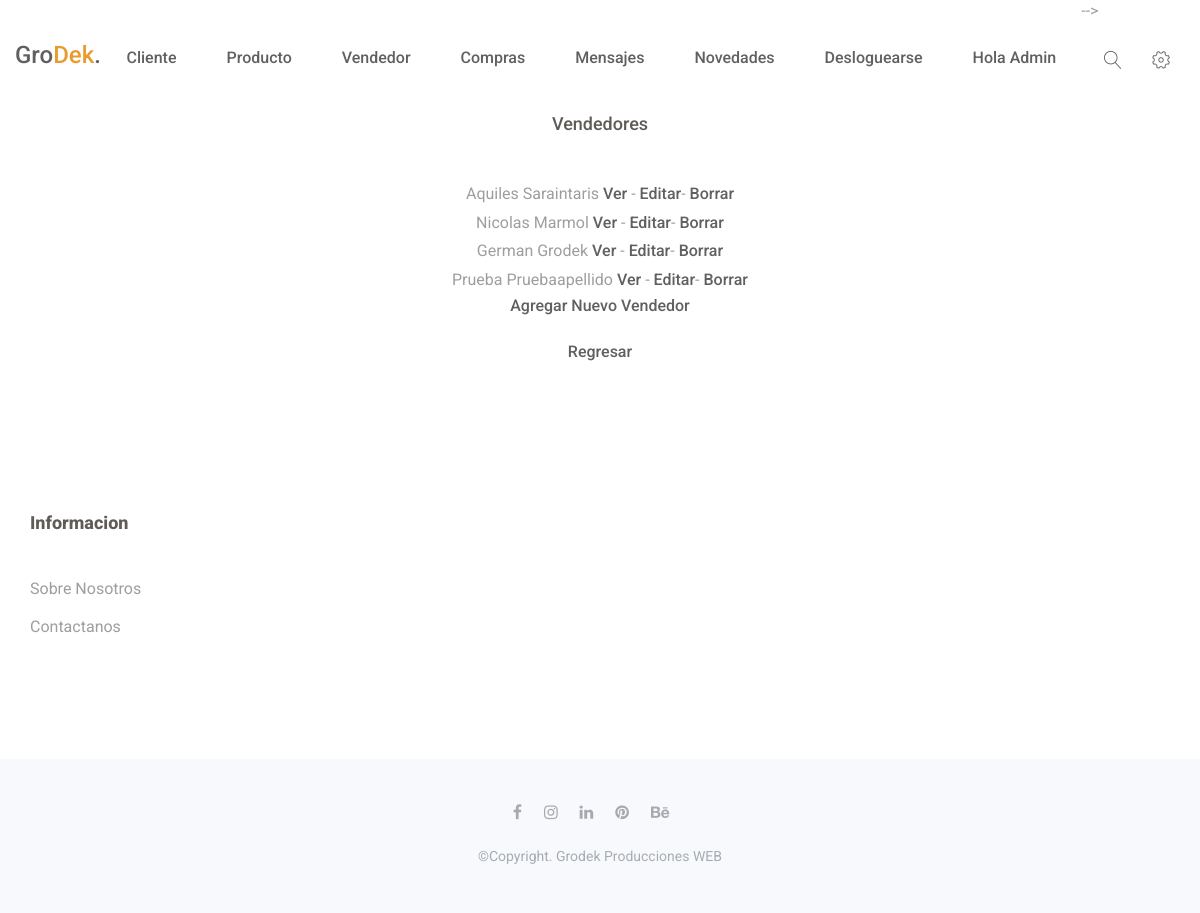
/vendedor/lista (signed in), run on the app's committed database.
### ECommerce/models.py (models this page shows, shortened)
class Vendedor(models.Model):
    idUser = models.ForeignKey(User, on_delete = models.CASCADE)
    nombre = models.CharField(max_length=40)
    apellido = models.CharField(max_length=40)
    email = models.EmailField()
    dni = models.IntegerField()
    cuil = models.IntegerField()
    salario = models.IntegerField()

### ECommerce/views.py (the view)
# urls.py: path('vendedor/lista', VendedorList.as_view(), name="ListaV"),
class VendedorList(PermissionRequiredMixin, ListView):
    permission_required = 'ECommerce.view_vendedor'
    model = Vendedor
    template_name = "ECommerce/vendedor_lista.html"

### ECommerce/Template/ECommerce/vendedor_lista.html (shortened to what this page needs)
{% extends 'ECommerce/inicio.html' %}
{% block main %}
<!DOCTYPE html>
<html lang="en">
<head>
</head>
<body>
   <center>
    <br>
    <br>
    <br>
    <br>
    <br>
    <h1>Vendedores</h1>
    <br>
    <br>
    <ul>
        {% for vendedor in object_list %}
            <li>
                <p>{{ vendedor.nombre }} {{ vendedor.apellido }}
                <a href="{% url 'DetalleV' vendedor.id %}">Ver</a> - <a href="{% url 'EditarV' vendedor.id %}">Editar</a>- <a href="{% url 'BorrarV' vendedor.id %}">Borrar</a></p>
            </li>
        {% endfor %}
        <a href="{% url 'NuevoV' %}">Agregar nuevo vendedor</a>
        <br>
        <br>
        <a href="{% url 'index' %}">Regresar</a>
    </ul>
</center>
</body>
</html>
{% endblock main %}

### ECommerce/Template/ECommerce/inicio.html (shortened to what this page needs)
<!doctype html>
<html class="no-js" lang="en">
    <head>
        {% load static %}
       <link rel="stylesheet" href="{% static 'assets/css/font-awesome.min.css'%}">
       <link rel="stylesheet" href="{% static 'assets/css/linearicons.css'%}">
       <link rel="stylesheet" href="{% static 'assets/css/animate.css'%}">
       <link rel="stylesheet" href="{% static 'assets/css/owl.carousel.min.css'%}">
       <link rel="stylesheet" href="{% static 'assets/css/owl.theme.default.min.css'%}">
       <link rel="stylesheet" href="{% static 'assets/css/bootstrap.min.css'%}">
       <link rel="stylesheet" href="{% static 'assets/css/bootsnav.css'%}" >
       <link rel="stylesheet" href="{% static 'assets/css/style.css'%}">
       <link rel="stylesheet" href="{% static 'assets/css/responsive.css'%}">
    </head>
	<body>
		{% block main %}{% endblock %}
			<div class="top-area">
				<div class="header-area">
				    <nav class="navbar navbar-default bootsnav  navbar-sticky navbar-scrollspy"  data-minus-value-desktop="70" data-minus-value-mobile="55" data-speed="1000">
				        <div class="container">
				            <div class="attr-nav">
				                <ul>
				                	<li class="search">
				                		<a href="#"><span class="lnr lnr-magnifier"></span></a>
				                	</li>
				                	<li class="nav-setting">
				                		<a href="{% url 'editarPerfil' %}"><span class="lnr lnr-cog"></span></a>
				                	</li>
				                </ul>
				            </div>
				            <div class="navbar-header">
				                <a class="navbar-brand" href="{% url 'index' %}">Gro<span>dek</span>.</a>
				            </div>
				            <div class="collapse navbar-collapse menu-ui-design" id="navbar-menu">
				                <ul class="nav navbar-nav navbar-center" data-in="fadeInDown" data-out="fadeOutUp">
				                    <li><a href="{% url 'ListaC' %}">Cliente</a></li>
				                    <li><a href="{% url 'ListaP' %}">Producto</a></li>
				                    <li><a href="{% url 'ListaV' %}">Vendedor</a></li>
				                    <li><a href="{% url 'ListaCom' %}">Compras</a></li>
				                    <li><a href="{% url 'ListaM' %}">Mensajes</a></li>
									<li><a href="{% url 'ListaN' %}">Novedades</a></li>
    								-->
    								{% if request.user.is_authenticated %}
								    <li><a href="{% url 'logout' %}">Desloguearse</a></li>
									<li><a>Hola {{ user.username }}</a></li>
   								     {% endif %}
				                </ul>
				            </div>
				        </div>
				    </nav>
				</div>
			</div>
		<section id="newsletter"  class="newsletter">
			<div class="container">
				<div class="hm-footer-details">
					<div class="row">
						<div class=" col-md-3 col-sm-6 col-xs-14">
							<div class="hm-footer-widget">
								<div class="hm-foot-title">
									<h4>informacion</h4>
								</div>
								<div class="hm-foot-menu">
									<ul>
										<li><a href="{% url 'Sobre' %}">Sobre Nosotros</a></li>
										<li><a href="{% url 'Contacto' %}">Contactanos</a></li>
									</div>
								</div>
							</div>
						</div>
					</div>
				</div>
		</section>
		<footer id="footer"  class="footer">
			<div class="container">
				<div class="hm-footer-copyright text-center">
					<div class="footer-social">
						<a href="https://es-la.facebook.com/"><i class="fa fa-facebook"></i></a>
						<a href="https://www.instagram.com/"><i class="fa fa-instagram"></i></a>
						<a href="https://ar.linkedin.com/"><i class="fa fa-linkedin"></i></a>
						<a href="https://ar.pinterest.com/"><i class="fa fa-pinterest"></i></a>
						<a href="https://www.behance.net/"><i class="fa fa-behance"></i></a>
					</div>
					<p>
						&copy;copyright. Grodek Producciones <a href="https://es-es.facebook.com/german.adm">WEB</a>
					</p>
				</div>
			</div>
        </footer>
    </body>
</html>

### ECommerce/static/assets/css/bootsnav.css (style rules this page uses)
nav.bootsnav .container { position: relative; }
nav.navbar.bootsnav { margin-bottom: 0; -moz-border-radius: 0px; -webkit-border-radius: 0px; -o-border-radius: 0px; border-radius: 0px; background-color: #fff; border: none; border-bottom: solid 1px #e0e0e0; z-index: 9; }
nav.navbar.bootsnav ul.nav > li > a { color: #6f6f6f; background-color: transparent; outline: none; margin-bottom: -2px; }
.attr-nav { float: right; display: inline-block; margin-left: 13px; margin-right: -15px; }
.attr-nav > ul { padding: 0; margin: 0 0 -7px 0; list-style: none; display: inline-block; }
.attr-nav > ul > li { float: left; display: block; }
.attr-nav > ul > li > a { color: #6f6f6f; display: block; padding: 28px 15px; position: relative; }
body { -webkit-transition: all 0.3s ease-in-out; -moz-transition: all 0.3s ease-in-out; -o-transition: all 0.3s ease-in-out; -ms-transition: all 0.3s ease-in-out; transition: all 0.3s ease-in-out; }
.wrap-sticky nav.navbar.bootsnav { position: absolute; width: 100%; left: 0; top: 0; }
@media (min-width: 1024px) { nav.navbar.bootsnav ul.nav > li > a { padding: 30px 15px; font-weight: 600; } }
@media (min-width: 1024px) { nav.navbar.bootsnav.menu-center .container { position: relative; } }
@media (min-width: 1024px) { nav.navbar.bootsnav.menu-center ul.nav.navbar-center { float:none; margin: 0 auto; display: table; table-layout: fixed; } }
@media (min-width: 1024px) { nav.navbar.bootsnav.menu-center .navbar-header, nav.navbar.bootsnav.menu-center .attr-nav { position: absolute; } }
@media (min-width: 1024px) { nav.navbar.bootsnav.menu-center .attr-nav { right: 15px; } }

### ECommerce/static/assets/css/style.css (style rules this page uses)
* { padding: 0; margin: 0; }
* { -webkit-box-sizing:border-box; -moz-box-sizing:border-box; -o-box-sizing:border-box; -ms-box-sizing:border-box; box-sizing:border-box; }
body { font-family: 'Roboto', sans-serif; font-size:16px; color:#a09e9c; background: #fff; text-transform: capitalize; max-width:1920px; margin:0 auto; overflow-x:hidden; }
a,a:hover,a:active,a:focus { display:inline-block; text-decoration:none; color: #616060; font-size:16px; padding:0; font-weight: 500; }
h1,h2,h3,h4,h5,h6 { margin: 0; color:#5f5b57; font-size: 18px; font-weight: 500; }
p { margin: 0; color:#a09e9c; font-size:16px; line-height: 1.8; }
ul { padding: 0; margin: 0 auto; list-style: none; }
ul li { list-style: none; }
html,body { height: 100%; }
nav.navbar.bootsnav { background-color: transparent; border-bottom: transparent; }
.navbar-header a.navbar-brand,.navbar-header a.navbar-brand:hover,.navbar-header a.navbar-brand:focus { display: inline-block; color: #616060; font-size: 24px; font-weight: 500; padding: 45px 0px; text-transform:capitalize; }
.navbar-header a.navbar-brand span { display: inline-block;color:#e99c2e;text-transform:capitalize; }
nav.navbar.bootsnav ul.nav > li > a { color: #616060; font-size: 16px; font-weight: 500; text-transform: capitalize; -webkit-transition: 0.3s linear; -moz-transition: 0.3s linear; -ms-transition: 0.3s linear; -o-transition: 0.3s linear; transition: 0.3s linear; }
nav.navbar.bootsnav ul.nav > li > a { padding: 48px 25px; }
.menu-ui-design { overflow-y:scroll;height: 350px; }
.attr-nav { position: relative; top:5px; }
.attr-nav > ul > li > a { color: #616060; padding: 44px 15px; font-size: 18px; font-weight: 500; }
.header-area { position: absolute;top:0;left:0;width: 100%;z-index: 99; }
.newsletter { padding:150px 0 75px; }
.hm-footer-widget { margin-bottom: 30px; }
.hm-foot-title h4 { font-size: 18px; font-weight: 800; margin-bottom: 45px; }
.hm-foot-menu ul li a { color: #a09e9c; font-size: 16px; font-weight: 400; margin-bottom: 15px; -webkit-transition: .3s; -moz-transition:.3s; -ms-transition:.3s; -o-transition:.3s; transition: .3s; }
.footer { background: #f8f9fd; display: flex; align-items: center; height: 154px; }
.hm-footer-copyright p,.hm-footer-copyright p a { color: #a5adb3; font-size: 14px; font-weight: 400; }
.footer-social a i { color: #a4aaaf; margin: 0 18px 24px 0; -webkit-transition: .3s; -moz-transition:.3s; -ms-transition:.3s; -o-transition:.3s; transition: .3s; }

### data on the page
Vendedor: nombre "Aquiles", apellido "Saraintaris"
Vendedor: nombre "Nicolas", apellido "Marmol"
Vendedor: nombre "German", apellido "Grodek"
Vendedor: nombre "Prueba", apellido "Pruebaapellido"

### other printed values
{{ user.username }} "Admin"
